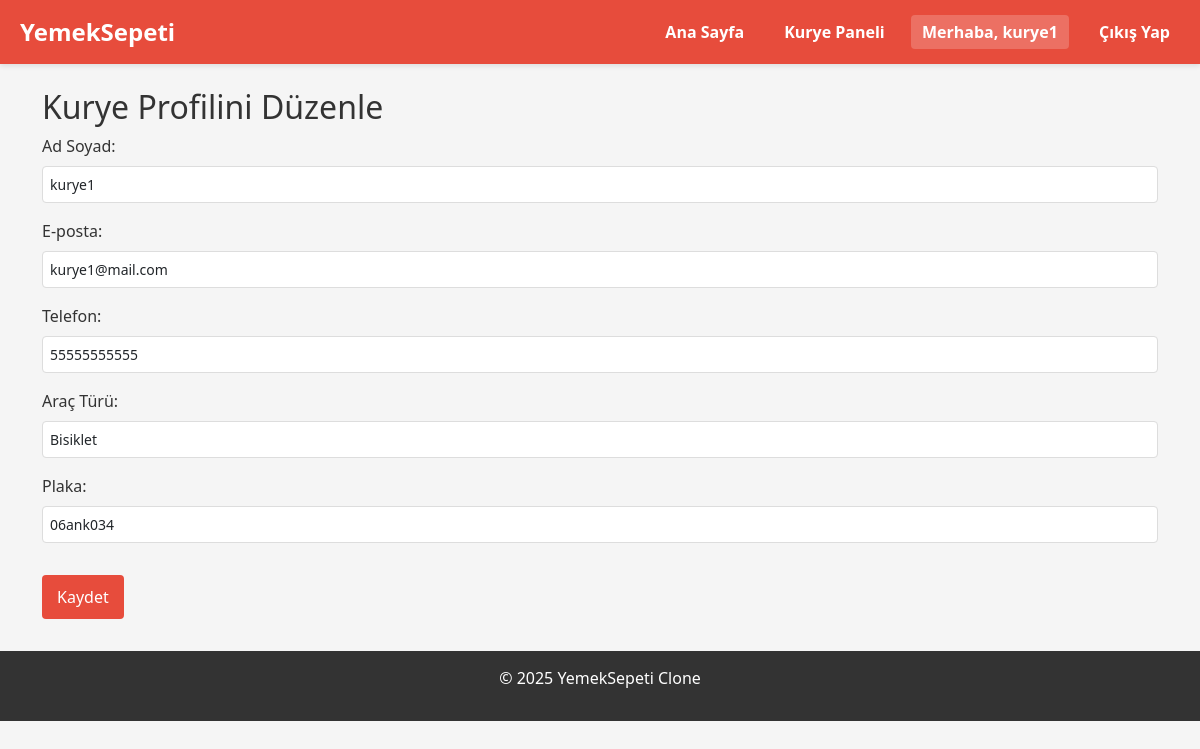
Screenshot of /delivery/profile/edit (signed in) with the database file from the repository.
### models.py (models this page shows, shortened)
class User(db.Model):
    id = db.Column(db.Integer, primary_key=True)
    name = db.Column(db.String(100), nullable=False)
    email = db.Column(db.String(100), unique=True, nullable=False)
    password = db.Column(db.String(100), nullable=False)
    phone = db.Column(db.String(15), nullable=True)
    address = db.Column(db.Text, nullable=True)
    user_type = db.Column(db.String(20), nullable=False)  # 'admin', 'restaurant', 'user', 'delivery'
    created_at = db.Column(db.DateTime, default=lambda: datetime.now(timezone.utc))
    is_active = db.Column(db.Boolean, default=True)
    reset_code = db.Column(db.String(100), nullable=True)
    reset_code_expiry = db.Column(db.DateTime, nullable=True)
    restaurant = db.relationship('Restaurant', backref='owner', uselist=False)
    addresses = db.relationship('Address', backref='user', lazy=True)

class DeliveryPerson(db.Model):
    id = db.Column(db.Integer, primary_key=True)
    user_id = db.Column(db.Integer, db.ForeignKey('user.id'), nullable=False)
    vehicle_type = db.Column(db.String(50), nullable=False)  # e.g., bike, car
    license_plate = db.Column(db.String(20), unique=True, nullable=False)
    is_available = db.Column(db.Boolean, default=True)
    is_approved = db.Column(db.Boolean, default=False)
    user = db.relationship('User', backref='delivery_person')

### app.py (the view, shortened to what this page needs)
@app.route("/delivery/profile/edit", methods=["GET", "POST"])
def edit_delivery_profile():
    if "user_id" not in session or session.get("user_type") != "delivery":
        flash("Yetkisiz erişim.", "danger")
        return redirect(url_for("login"))
    user = User.query.get(session["user_id"])
    delivery_person = DeliveryPerson.query.filter_by(user_id=user.id).first()
    if delivery_person is None:
        flash("Kurye profili bulunamadı. Lütfen yöneticinize başvurun.", "danger")
        return redirect(url_for("delivery_dashboard"))
    return render_template("edit_delivery_profile.html", user=user, delivery=delivery_person)

### templates/edit_delivery_profile.html (shortened to what this page needs)
{% extends "base.html" %}
{% block content %}
<div class="container mt-4">
    <h2>Kurye Profilini Düzenle</h2>
    <form method="POST" action="{{ url_for('edit_delivery_profile') }}">
        <div class="form-group">
            <label for="name">Ad Soyad:</label>
            <input type="text" class="form-control" name="name" id="name" value="{{ user.name }}" required>
        </div>
        <div class="form-group">
            <label for="email">E-posta:</label>
            <input type="email" class="form-control" name="email" id="email" value="{{ user.email }}" required>
        </div>
        <div class="form-group">
            <label for="phone">Telefon:</label>
            <input type="tel" class="form-control" name="phone" id="phone" value="{{ user.phone }}">
        </div>
        <div class="form-group">
            <label for="vehicle_type">Araç Türü:</label>
            <select class="form-control" name="vehicle_type" id="vehicle_type" required>
                <option value="bisiklet" {% if delivery.vehicle_type == "bisiklet" %}selected{% endif %}>Bisiklet</option>
            </select>
        </div>
        <div class="form-group">
            <label for="license_plate">Plaka:</label>
            <input type="text" class="form-control" name="license_plate" id="license_plate" value="{{ delivery.license_plate }}">
        </div>
        <button type="submit" class="btn btn-primary mt-3">Kaydet</button>
    </form>
</div>
{% endblock %}

### templates/base.html (shortened to what this page needs)
<!DOCTYPE html>
<link href="https://cdn.jsdelivr.net/npm/bootstrap@5.3.0/dist/css/bootstrap.min.css" rel="stylesheet">
<html lang="en">
<head>
    <link rel="stylesheet" href="{{ url_for('static', filename='styles.css') }}">
    <link rel="stylesheet" href="https://cdnjs.cloudflare.com/ajax/libs/font-awesome/5.15.3/css/all.min.css">
</head>
<body>
    <header>
        <h1><a href="/">YemekSepeti</a></h1>
        <nav>
            <a href="/">Ana Sayfa</a>
            {% if session.logged_in %}
                {% if session.user_type == 'user' %}
                <a href="{{ url_for('cart') }}">Sepetim</a>
                <a href="{{ url_for('list_addresses') }}">Adreslerim</a>
                <a href="{{ url_for('credit_cards') }}">Kredi Kartlarım</a>
                <a href="{{ url_for('user_orders') }}">Siparişlerim</a>
                {% elif session.user_type == 'admin' %}
                    <a href="{{ url_for('admin_dashboard') }}">Admin Paneli</a>
                {% elif session.user_type == 'delivery' %}
                    <a href="{{ url_for('delivery_dashboard') }}">Kurye Paneli</a>
                {% elif session.user_type == 'restaurant' %}
                    <a href="{{ url_for('restaurant_dashboard') }}">Restoran Paneli</a>
                {% endif %}
                <span class="user-greeting">Merhaba, {{ session.name }}</span>
                <a href="{{ url_for('logout') }}">Çıkış Yap</a>
            {% else %}
                <a href="{{ url_for('login') }}">Giriş Yap</a>
            {% endif %}
        </nav>
    </header>
    <main>
        {% block content %}{% endblock %}
    </main>
    <footer>
        <p>&copy; 2025 YemekSepeti Clone</p>
    </footer>
</body>
</html>

### static/styles.css (style rules this page uses)
body { font-family: Arial, sans-serif; margin: 0; padding: 0; background-color: #f8f9fa; }
header { background-color: #e60000; color: white; padding: 1em; display: flex; justify-content: space-between; align-items: center; }
header a { color: white; text-decoration: none; font-weight: bold; }
nav a { margin-left: 1em; color: white; }
nav .user-greeting { margin-left: 1em; color: white; font-weight: bold; padding: 0.3em 0.7em; background-color: rgba(255, 255, 255, 0.2); border-radius: 4px; }
main { padding: 2em; max-width: 1200px; margin: 0 auto; }
footer { text-align: center; padding: 1em; background-color: #f2f2f2; margin-top: 2em; }
.form-group { margin-bottom: 1em; }
.form-group label { display: block; margin-bottom: 0.5em; }
.form-group input, .form-group select, .form-group textarea { width: 100%; padding: 0.5em; border: 1px solid #ddd; border-radius: 4px; }
.btn { padding: 0.5em 1em; border: none; border-radius: 4px; cursor: pointer; font-weight: bold; }
.btn-primary { background-color: #e60000; color: white; }
body { font-family: 'Segoe UI', Tahoma, Geneva, Verdana, sans-serif; margin: 0; padding: 0; background-color: #f5f5f5; color: #333; }
header { background-color: #e74c3c; color: white; padding: 15px 20px; box-shadow: 0 2px 5px rgba(0, 0, 0, 0.1); display: flex; justify-content: space-between; align-items: center; }
header h1 { margin: 0; font-size: 24px; }
header h1 a { color: white; text-decoration: none; }
nav { display: flex; align-items: center; }
nav a { color: white; text-decoration: none; margin-left: 20px; padding: 5px 10px; border-radius: 4px; transition: background-color 0.3s ease; }
.user-greeting { color: white; margin-left: 20px; font-weight: 500; }
main { max-width: 1200px; margin: 20px auto; padding: 0 20px; }
footer { background-color: #333; color: white; text-align: center; padding: 15px; position: relative; bottom: 0; width: 100%; }
.form-group { flex: 1; min-width: 200px; }
.form-control { width: 100%; padding: 10px; border: 1px solid #ddd; border-radius: 4px; font-size: 14px; }
.btn { display: inline-block; padding: 10px 15px; border: none; border-radius: 4px; cursor: pointer; text-decoration: none; font-weight: 500; text-align: center; transition: background-color 0.3s, transform 0.2s; }
.btn-primary { background-color: #e74c3c; color: white; }

### rows the page displays
User: name "kurye1", email "kurye1@mail.com", phone "55555555555"
DeliveryPerson: vehicle_type "Bisiklet", license_plate "06ank034"
